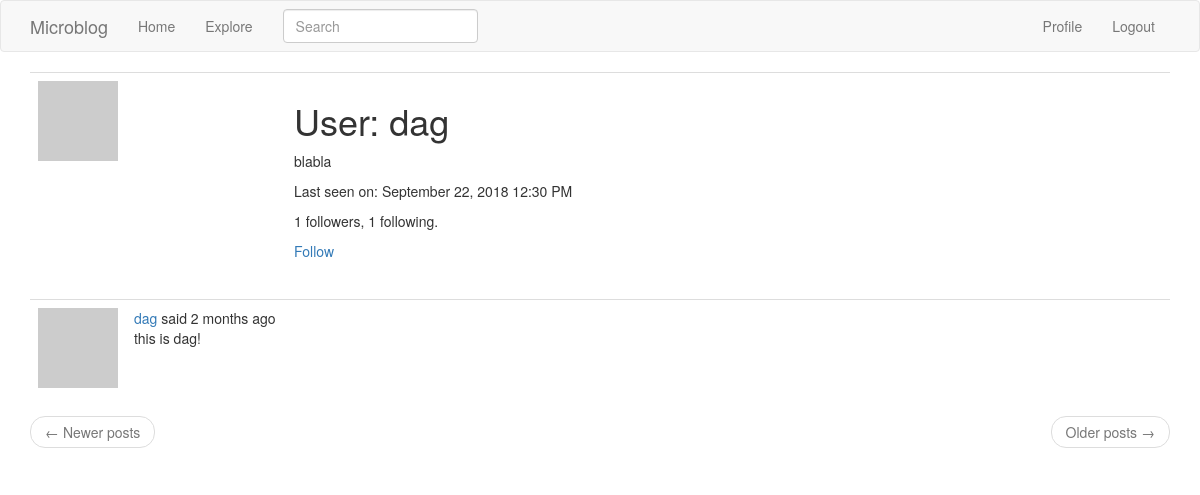
The page /user/dag (signed in) on the database as committed earlier.
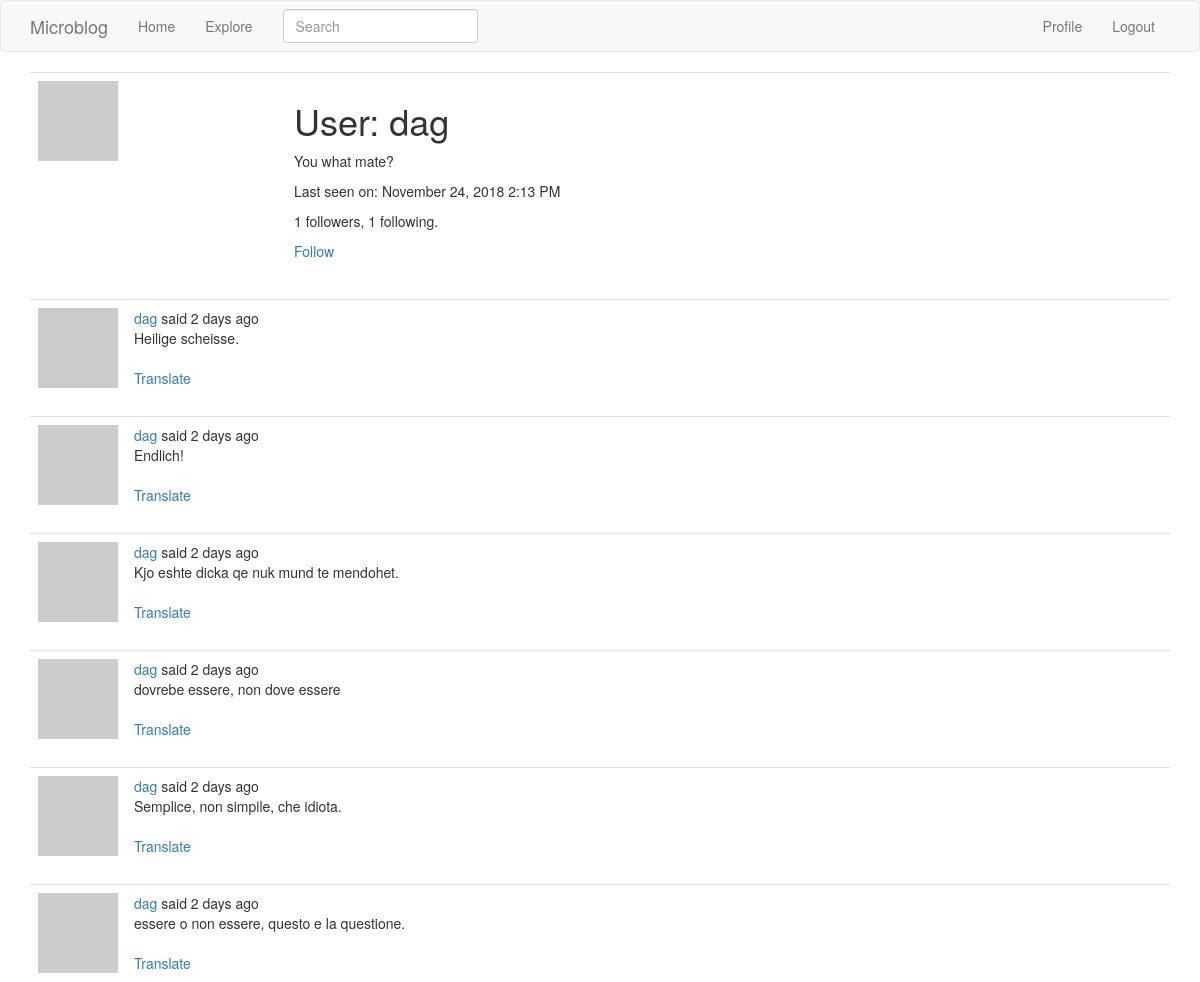
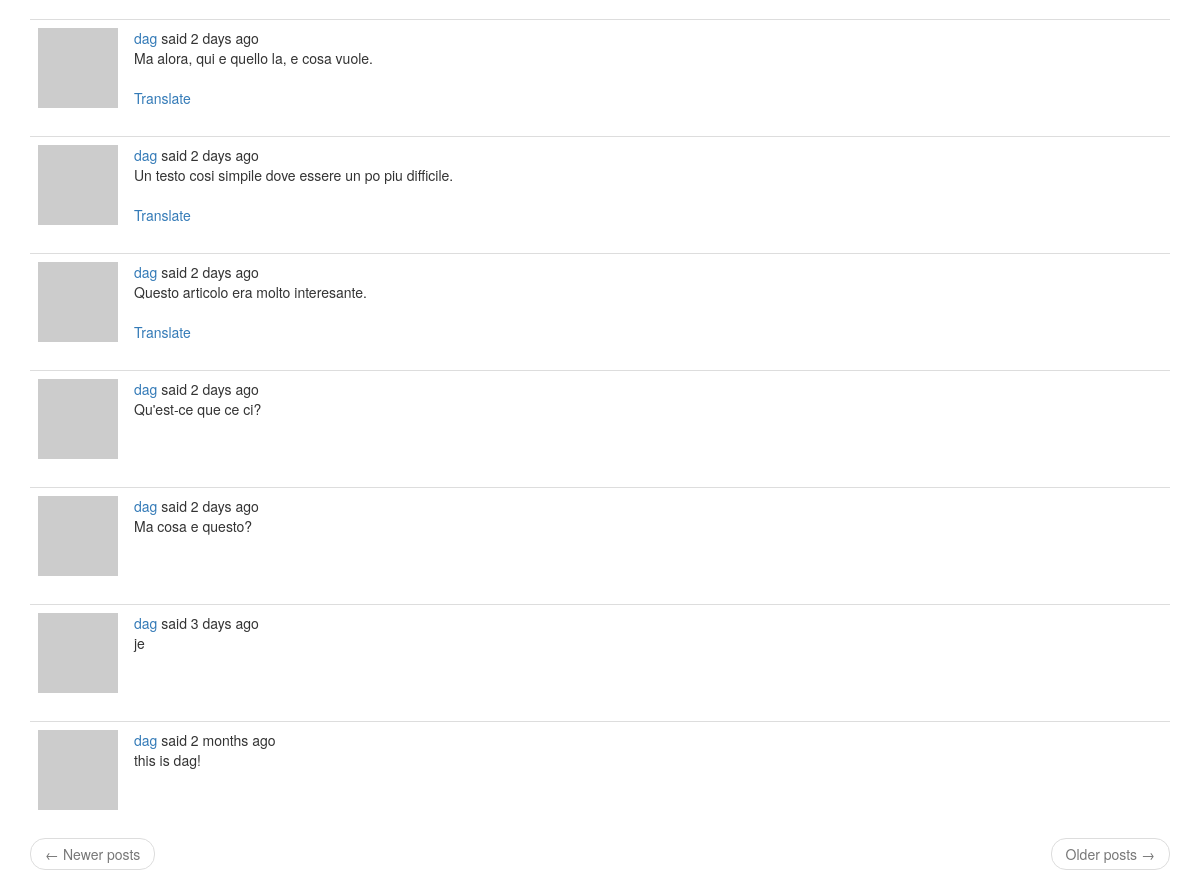
The same page on the database as committed later (2 pictures, top to bottom).
### app/models.py (models this page shows, shortened)
class User(UserMixin, db.Model):
    id = db.Column(db.Integer, primary_key=True)
    username = db.Column(db.String(64), index=True, unique=True)
    email = db.Column(db.String(120), index=True, unique=True)
    password_hash = db.Column(db.String(128))
    posts = db.relationship('Post', backref='author', lazy='dynamic')
    about_me = db.Column(db.String(140))
    last_seen = db.Column(db.DateTime, default=datetime.utcnow)
    followed = db.relationship(
        'User', secondary=followers,
        primaryjoin=(followers.c.follower_id == id),
        secondaryjoin=(followers.c.followed_id == id),
        backref=db.backref('followers', lazy='dynamic'), lazy='dynamic'
    )
    def avatar(self, size):
        digest = md5(self.email.lower().encode('utf-8')).hexdigest()
        return 'https://www.gravatar.com/avatar/{}?d=identicon&s={}'.format(digest, size)
    def is_following(self, user):
        return self.followed.filter(
            followers.c.followed_id == user.id).count() > 0

class SearchableMixin(object):
    @classmethod
    def before_commit(cls, session):
        session._changes = {
            'add': list(session.new),
            'update': list(session.dirty),
            'delete': list(session.deleted)
        }
    @classmethod
    def after_commit(cls, session):
        for obj in session._changes['add']:
            if isinstance(obj, SearchableMixin):
                add_to_index(obj.__tablename__, obj)
        for obj in session._changes['update']:
            if isinstance(obj, SearchableMixin):
                add_to_index(obj.__tablename__, obj)
        for obj in session._changes['delete']:
            if isinstance(obj, SearchableMixin):
                add_to_index(obj.__tablename__, obj)
        session._changes = None

class Post(SearchableMixin, db.Model):
    __searchable__ = ['body']
    id = db.Column(db.Integer, primary_key=True)
    body = db.Column(db.String(140))
    timestamp = db.Column(db.DateTime, index=True, default=datetime.utcnow)
    user_id = db.Column(db.Integer, db.ForeignKey('user.id'))
    language = db.Column(db.String(5))

### app/main/routes.py (the view)
@bp.route('/user/<username>')
@login_required
def user(username):
    user = User.query.filter_by(username=username).first_or_404()
    page = request.args.get('page', 1, type=int)
    posts = user.posts.order_by(Post.timestamp.desc()).paginate(
                page, current_app.config['POSTS_PER_PAGE'], False)
    next_url = url_for('main.user', username=user.username, page=posts.next_num) \
        if posts.has_next else None
    prev_url = url_for('main.user', username=user.username, page=posts.prev_num) \
        if posts.has_prev else None
    return render_template('user.html', user=user, posts=posts.items, next_url=next_url, prev_url=prev_url)

### app/main/forms.py
class SearchForm(FlaskForm):
    q = StringField(_l('Search'), validators=[DataRequired()])
    def __init__(self, *args, **kwargs):
        if 'formdata' not in kwargs:
            kwargs['formdata'] = request.args
        if 'csrf_enabled' not in kwargs:
            kwargs['csrf_enabled'] = False
        super().__init__(*args, **kwargs)

### app/main/routes.py (called while the page is built)
@bp.before_app_request
def before_request():
    if current_user.is_authenticated:
        current_user.last_seen = datetime.utcnow()
        db.session.commit()
        g.search_form = SearchForm()
    g.locale = str(get_locale())

### app/models.py (called while the page is built)
@login.user_loader
def load_user(id):
    return User.query.get(int(id))

### app/templates/user.html
{% extends "base.html" %}
{% block app_content %}
    <table class="table table-hover">
        <tr>
            <td width="256px"><img src="{{ user.avatar(128) }}"></td>
            <td>
                <h1>{{_('User: %(username)s', username=user.username)}}</h1>
                {% if user.about_me %}<p>{{ user.about_me }}</p>{% endif %}
                {% if user.last_seen %}
                    <p>{{_('Last seen on: %(when)s', when=moment(user.last_seen).format('LLL') )}}</p>
                {% endif %}
                <p>
                    {{_('%(followers)s followers, %(followed)s following.',
                    followers=user.followers.count(), followed=user.followed.count() )}}
                </p>
                {% if user ==  current_user %}
                    <p><a href="{{ url_for('main.edit_profile') }}">{{_('Edit your profile')}}</a></p>
                {% elif not current_user.is_following(user) %}
                    <p><a href="{{ url_for('main.follow', username=user.username) }}">{{_('Follow')}}</a></p>
                {% else %}
                    <p><a href="{{ url_for('main.unfollow', username=user.username) }}">{{_('Unfollow')}}</a></p>
                {% endif %}
            </td>
        </tr>
    </table>
    {% for post in posts %}
        {% include '_post.html' %}
    {% endfor %}
    <nav aria-label="...">
        <ul class="pager">
            <li class="previous{%if not prev_url%} disabled{%endif%}">
                <a href="{{prev_url or '#'}}">
                    <span aria-hidden="true">&larr;</span> {{_('Newer posts')}}
                </a>
            </li>
            <li class="next{%if not next_url%} disabled{%endif%}">
                <a href="{{next_url or '#'}}">
                    {{_('Older posts')}} <span aria-hidden="true">&rarr;</span>
                </a>
            </li>
        </ul>
    </nav>
{% endblock %}

### app/templates/_post.html (shortened to what this page needs)
<table class="table talbe-hover">
    <tr>
        <td width="70px">
            <a href="{{url_for('main.user', username=post.author.username)}}">
                <img src="{{ post.author.avatar(70) }}"/>
            </a>
        </td>
        <td>
            {{_('%(username)s said %(when)s',
                    username=user_link, when=moment(post.timestamp).fromNow() )}}
            <br>
            <span id="post{{post.id}}">{{ post.body }}</span>
            {%if post.language and post.language != g.locale%}
                <br><br>
                <span id="translation{{ post.id }}">
                        <a href="javascript:translate(
                                    '#post{{ post.id }}',
                                    '#translation{{ post.id }}',
                                    '{{ post.language }}',
                                    '{{ g.locale }}');">{{ _('Translate') }}</a>
                </span>
            {%endif%}
        </td>
    </tr>
</table>

Rows that differ between the two databases and show on the page:
changed User "User: dag": about_me "blabla" → "You what mate?"; last_seen "Last seen on: September 22, 2018 12:30 PM" → "Last seen on: November 24, 2018 2:13 PM"
added Post: body "Heilige scheisse."
added Post: body "Endlich!"
added Post: body "Kjo eshte dicka qe nuk mund te mendohet."
added Post: body "dovrebe essere, non dove essere"
added Post: body "Semplice, non simpile, che idiota."
added Post: body "essere o non essere, questo e la questione."
added Post: body "Ma alora, qui e quello la, e cosa vuole."
added Post: body "Un testo cosi simpile dove essere un po piu difficile."
added Post: body "Questo articolo era molto interesante."
added Post: body "Qu'est-ce que ce ci?"
added Post: body "Ma cosa e questo?"
added Post: body "je"
